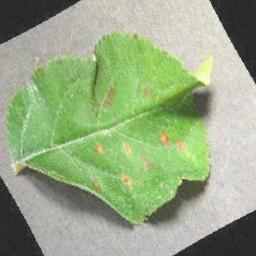
#> input picture automatic_segmentation/all_images/apple_rust_51_VerticalFlip_RandomRotate90_RandomBrightnessContrast_GaussNoise_OpticalDistortion.jpg, 256 x 256 px, given in place of input_image.png, which was not available
$ python cutout_creator.py
#> lines starting #> are read from the running program, lines starting #| are printed output that depends on the picture; after the words box and inside, x2 and y2 are one past the last pixel; in counts of white or black regions, pixels touching at a corner belong together; pictures that were not available may be replaced by others from this repository, and a replacement may not be noted
import cv2
import numpy as np
import os

import cv2
import numpy as np

def create_png_cutout(image_path, mask_path, output_path):
    # Read the input image
#> called with image_path = 'input_image.png', mask_path = 'mask_image.png', output_path = 'output_cutout.png'
    image = cv2.imread(image_path, cv2.IMREAD_UNCHANGED)
#> image is the input picture: shape (256, 256, 3); mean B, G, R 133.1, 169.9, 152.2
    if image is None:
        print(f"Error: Could not read the image at {image_path}")
        return

    # Read the mask
    mask = cv2.imread(mask_path, cv2.IMREAD_GRAYSCALE)
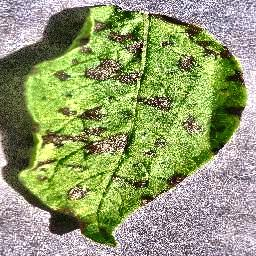
#> input picture automatic_segmentation/all_images/potato_early_67_HorizontalFlip_RandomRotate90_HueSaturationValue_GaussNoise_CLAHE_ColorJitter.jpg, 256 x 256 px, given in place of mask_image.png, which was not available
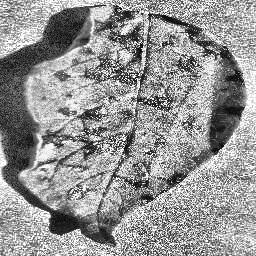
#> mask: shape (256, 256); min 0, max 255, mean 147.9
    if mask is None:
        print(f"Error: Could not read the mask at {mask_path}")
        return

    # Ensure the mask is binary by thresholding (use an appropriate threshold value)
    _, binary_mask = cv2.threshold(mask, 127, 255, cv2.THRESH_BINARY)
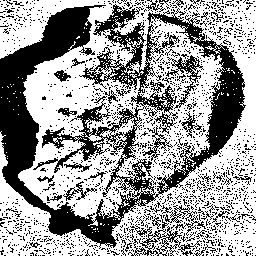
#> binary_mask: shape (256, 256); 60.8% white; 1639 black regions (1602 under 20 px), largest, box (x1, y1, x2, y2) and area: (0, 4, 246, 249) 18241, (128, 214, 202, 256) 660, (166, 55, 204, 109) 454

    # Create a 4-channel RGBA image for the output
    cutout = cv2.cvtColor(image, cv2.COLOR_BGR2BGRA)

    # Set BGR channels to black where mask is not zero
    cutout[np.where(binary_mask == 0)] = [0, 0, 0, 255]
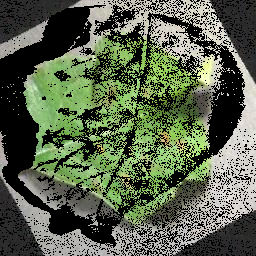
#> cutout: shape (256, 256, 4); mean B, G, R, A 76.6, 98.9, 88, 255

    # Check if the output path has the correct extension
    if not output_path.lower().endswith('.png'):
        print(f"Error: Output path must end with '.png'. Provided path: {output_path}")
        return

    # Save the cutout image as a PNG file
    success = cv2.imwrite(output_path, cutout)
    if not success:
        print(f"Error: Could not write the image to {output_path}")
    else:
        print(f"PNG cutout saved to {output_path}")

# Example usage:
create_png_cutout("input_image.png", "mask_image.png", "output_cutout.png")


version = "v2"

image_dir = "automatic_segmentation/all_images"
mask_dir = "automatic_segmentation/masks/v1_masks"

images = os.listdir(image_dir)
#> (the run stopped early here; a loop or call above may not have finished)
